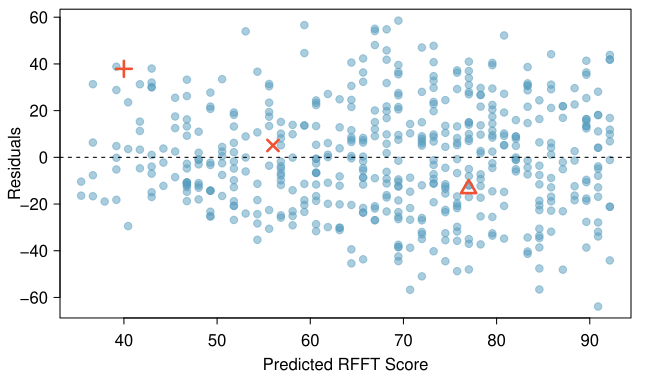

This figure's R source:
require(openintro)
data(COL)

myPDF('statinsResidPlot.pdf', 6.51, 3.786,
      mar = c(3, 3, 0.5, 1),
      mgp = c(1.8, 0.6, 0))
these <- c(500, 170, 218)

plot(137.550 - 1.261 * statins.samp$Age[-these],
     statins.samp$RFFT[-these] - (137.550 - 1.261 * statins.samp$Age[-these]),
     pch = 20,
     cex = 1.5,
     col = COL[1, 3],
     xlab = 'Predicted RFFT Score',
     ylab = 'Residuals')
y.extra <- - 1.261 * statins.samp$Age[these] + rnorm(1,0,0.01)
points(statins.samp$Age[these] + rnorm(1, 0, 0.01),
       statins.samp$RFFT[these] - (137.550 + y.extra),
       pch = c(3, 4, 2),
       col = COL[4],
       cex = 1.5,
       lwd = 2.5)
abline(h = 0, lty = 2)
dev.off()
